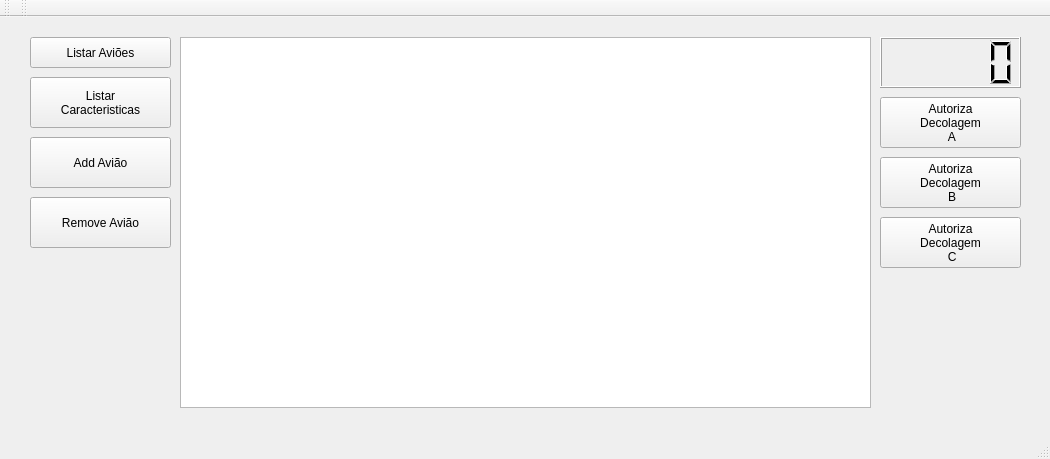
<?xml version="1.0" encoding="UTF-8"?>
<ui version="4.0">
 <class>MainWindow</class>
 <widget class="QMainWindow" name="MainWindow">
  <property name="geometry">
   <rect>
    <x>0</x>
    <y>0</y>
    <width>1050</width>
    <height>459</height>
   </rect>
  </property>
  <property name="windowTitle">
   <string>MainWindow</string>
  </property>
  <widget class="QWidget" name="centralWidget">
   <widget class="QTextBrowser" name="txt_console">
    <property name="geometry">
     <rect>
      <x>180</x>
      <y>20</y>
      <width>691</width>
      <height>371</height>
     </rect>
    </property>
    <property name="font">
     <font>
      <family>Liberation Mono</family>
      <pointsize>12</pointsize>
     </font>
    </property>
   </widget>
   <widget class="QPushButton" name="listar_avioes">
    <property name="geometry">
     <rect>
      <x>30</x>
      <y>20</y>
      <width>141</width>
      <height>31</height>
     </rect>
    </property>
    <property name="text">
     <string>Listar Aviões</string>
    </property>
   </widget>
   <widget class="QPushButton" name="listar_caract">
    <property name="geometry">
     <rect>
      <x>30</x>
      <y>60</y>
      <width>141</width>
      <height>51</height>
     </rect>
    </property>
    <property name="text">
     <string>Listar
Caracteristicas</string>
    </property>
   </widget>
   <widget class="QPushButton" name="autoriza_A">
    <property name="geometry">
     <rect>
      <x>880</x>
      <y>80</y>
      <width>141</width>
      <height>51</height>
     </rect>
    </property>
    <property name="text">
     <string>Autoriza
Decolagem
 A</string>
    </property>
   </widget>
   <widget class="QPushButton" name="add_aviao">
    <property name="geometry">
     <rect>
      <x>30</x>
      <y>120</y>
      <width>141</width>
      <height>51</height>
     </rect>
    </property>
    <property name="text">
     <string>Add Avião</string>
    </property>
   </widget>
   <widget class="QLCDNumber" name="lcdNumber">
    <property name="geometry">
     <rect>
      <x>880</x>
      <y>20</y>
      <width>141</width>
      <height>51</height>
     </rect>
    </property>
   </widget>
   <widget class="QPushButton" name="rem_aviao">
    <property name="geometry">
     <rect>
      <x>30</x>
      <y>180</y>
      <width>141</width>
      <height>51</height>
     </rect>
    </property>
    <property name="text">
     <string>Remove Avião</string>
    </property>
   </widget>
   <widget class="QPushButton" name="autoriza_B">
    <property name="geometry">
     <rect>
      <x>880</x>
      <y>140</y>
      <width>141</width>
      <height>51</height>
     </rect>
    </property>
    <property name="text">
     <string>Autoriza
Decolagem
 B</string>
    </property>
   </widget>
   <widget class="QPushButton" name="autoriza_C">
    <property name="geometry">
     <rect>
      <x>880</x>
      <y>200</y>
      <width>141</width>
      <height>51</height>
     </rect>
    </property>
    <property name="text">
     <string>Autoriza
Decolagem
 C</string>
    </property>
   </widget>
  </widget>
  <widget class="QMenuBar" name="menuBar">
   <property name="geometry">
    <rect>
     <x>0</x>
     <y>0</y>
     <width>1050</width>
     <height>21</height>
    </rect>
   </property>
  </widget>
  <widget class="QToolBar" name="mainToolBar">
   <attribute name="toolBarArea">
    <enum>TopToolBarArea</enum>
   </attribute>
   <attribute name="toolBarBreak">
    <bool>false</bool>
   </attribute>
  </widget>
  <widget class="QStatusBar" name="statusBar"/>
  <widget class="QToolBar" name="toolBar">
   <property name="windowTitle">
    <string>toolBar</string>
   </property>
   <attribute name="toolBarArea">
    <enum>TopToolBarArea</enum>
   </attribute>
   <attribute name="toolBarBreak">
    <bool>false</bool>
   </attribute>
  </widget>
 </widget>
 <layoutdefault spacing="6" margin="11"/>
 <resources/>
 <connections/>
</ui>
